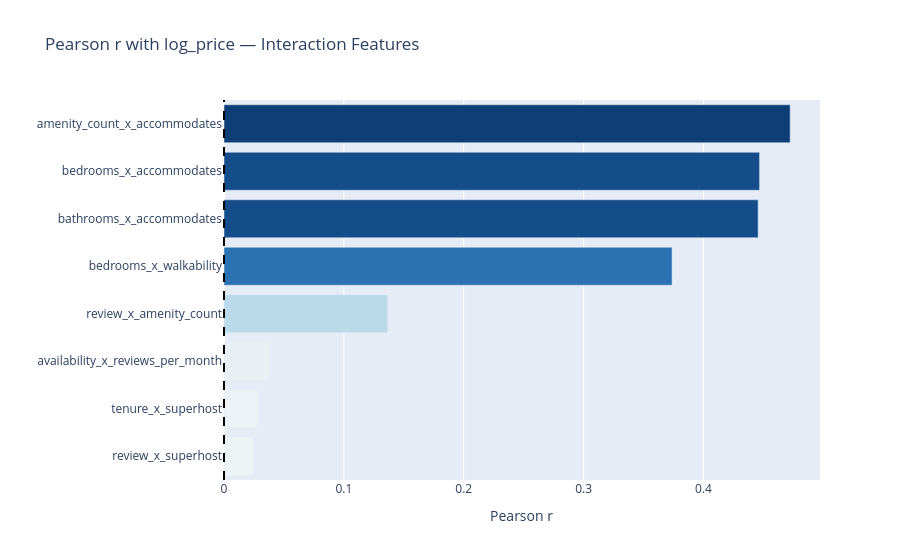

The notebook cell this image was saved under:
### Code cell
# Compute Pearson correlation between each interaction feature and log_price.
# We drop bedrooms_x_walkability when walk_score is absent (all nulls → NaN corr).

active_interactions = [c for c in INTERACTION_COLS if df[c].drop_nulls().len() > 0]

corr_rows = []
for col in active_interactions:
    r = (
        df
        .select(pl.corr(col, "log_price", method="pearson").alias("r"))
        .item()
    )
    corr_rows.append({"feature": col, "pearson_r": round(r, 4) if r is not None else None})

corr_df = (
    pl.from_dicts(corr_rows)
    .filter(pl.col("pearson_r").is_not_null())
    .sort("pearson_r", descending=True)
)

print("Interaction feature correlations with log_price:")
print(corr_df)

fig3 = px.bar(
    corr_df.to_pandas(),
    x="pearson_r",
    y="feature",
    orientation="h",
    title="Pearson r with log_price — Interaction Features",
    labels={"pearson_r": "Pearson r", "feature": ""},
    color="pearson_r",
    color_continuous_scale="RdBu",
    range_color=[-0.5, 0.5],
)
fig3.update_layout(yaxis={"categoryorder": "total ascending"}, coloraxis_showscale=False)
fig3.add_vline(x=0, line_dash="dash", line_color="black")
fig3.show()

### Figure 1 — Plotly figure (JSON) as saved in the notebook; plotly's stock layout.template omitted (floating-point values rounded to 4 significant figures)
{"data": [{"hovertemplate": "Pearson r=%{marker.color}<br>=%{y}<extra></extra>", "legendgroup": "", "marker": {"color": [0.4723, 0.4468, 0.4456, 0.3738, 0.1366, 0.039, 0.0287, 0.0246], "coloraxis": "coloraxis", "pattern": {"shape": ""}}, "name": "", "orientation": "h", "showlegend": false, "textposition": "auto", "type": "bar", "x": [0.4723, 0.4468, 0.4456, 0.3738, 0.1366, 0.039, 0.0287, 0.0246], "xaxis": "x", "y": ["amenity_count_x_accommodates", "bedrooms_x_accommodates", "bathrooms_x_accommodates", "bedrooms_x_walkability", "review_x_amenity_count", "availability_x_reviews_per_month", "tenure_x_superhost", "review_x_superhost"], "yaxis": "y"}], "layout": {"barmode": "relative", "coloraxis": {"cmax": 0.5, "cmin": -0.5, "colorbar": {"title": {"text": "Pearson r"}}, "colorscale": [[0, "rgb(103,0,31)"], [0.1, "rgb(178,24,43)"], [0.2, "rgb(214,96,77)"], [0.3, "rgb(244,165,130)"], [0.4, "rgb(253,219,199)"], [0.5, "rgb(247,247,247)"], [0.6, "rgb(209,229,240)"], [0.7, "rgb(146,197,222)"], [0.8, "rgb(67,147,195)"], [0.9, "rgb(33,102,172)"], [1, "rgb(5,48,97)"]], "showscale": false}, "legend": {"tracegroupgap": 0}, "shapes": [{"line": {"color": "black", "dash": "dash"}, "type": "line", "x0": 0, "x1": 0, "xref": "x", "y0": 0, "y1": 1, "yref": "y domain"}], "title": {"text": "Pearson r with log_price — Interaction Features"}, "xaxis": {"anchor": "y", "domain": [0, 1], "title": {"text": "Pearson r"}}, "yaxis": {"anchor": "x", "categoryorder": "total ascending", "domain": [0, 1], "title": {"text": ""}}}}
